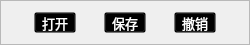
        <widget class="QFrame" name="operation">
         <property name="minimumSize">
          <size>
           <width>250</width>
           <height>45</height>
          </size>
         </property>
         <property name="maximumSize">
          <size>
           <width>250</width>
           <height>45</height>
          </size>
         </property>
         <property name="frameShape">
          <enum>QFrame::StyledPanel</enum>
         </property>
         <property name="frameShadow">
          <enum>QFrame::Raised</enum>
         </property>
         <layout class="QHBoxLayout" name="horizontalLayout_3">
          <item>
           <widget class="QToolButton" name="btn_open">
            <property name="palette">
             <palette>
              <active>
               <colorrole role="WindowText">
                <brush brushstyle="SolidPattern">
                 <color alpha="255">
                  <red>255</red>
                  <green>255</green>
                  <blue>255</blue>
                 </color>
                </brush>
               </colorrole>
               <colorrole role="Button">
                <brush brushstyle="SolidPattern">
                 <color alpha="0">
                  <red>0</red>
                  <green>0</green>
                  <blue>0</blue>
                 </color>
                </brush>
               </colorrole>
               <colorrole role="Text">
                <brush brushstyle="SolidPattern">
                 <color alpha="255">
                  <red>255</red>
                  <green>255</green>
                  <blue>255</blue>
                 </color>
                </brush>
               </colorrole>
               <colorrole role="ButtonText">
                <brush brushstyle="SolidPattern">
                 <color alpha="255">
                  <red>255</red>
                  <green>255</green>
                  <blue>255</blue>
                 </color>
                </brush>
               </colorrole>
               <colorrole role="Base">
                <brush brushstyle="SolidPattern">
                 <color alpha="0">
                  <red>0</red>
                  <green>0</green>
                  <blue>0</blue>
                 </color>
                </brush>
               </colorrole>
               <colorrole role="Window">
                <brush brushstyle="SolidPattern">
                 <color alpha="0">
                  <red>0</red>
                  <green>0</green>
                  <blue>0</blue>
                 </color>
                </brush>
               </colorrole>
               <colorrole role="PlaceholderText">
                <brush brushstyle="NoBrush">
                 <color alpha="128">
                  <red>255</red>
                  <green>255</green>
                  <blue>255</blue>
                 </color>
                </brush>
               </colorrole>
              </active>
              <inactive>
               <colorrole role="WindowText">
                <brush brushstyle="SolidPattern">
                 <color alpha="255">
                  <red>255</red>
                  <green>255</green>
                  <blue>255</blue>
                 </color>
                </brush>
               </colorrole>
               <colorrole role="Button">
                <brush brushstyle="SolidPattern">
                 <color alpha="0">
                  <red>0</red>
                  <green>0</green>
                  <blue>0</blue>
                 </color>
                </brush>
               </colorrole>
               <colorrole role="Text">
                <brush brushstyle="SolidPattern">
                 <color alpha="255">
                  <red>255</red>
                  <green>255</green>
                  <blue>255</blue>
                 </color>
                </brush>
               </colorrole>
               <colorrole role="ButtonText">
                <brush brushstyle="SolidPattern">
                 <color alpha="255">
                  <red>255</red>
                  <green>255</green>
                  <blue>255</blue>
                 </color>
                </brush>
               </colorrole>
               <colorrole role="Base">
                <brush brushstyle="SolidPattern">
                 <color alpha="0">
                  <red>0</red>
                  <green>0</green>
                  <blue>0</blue>
                 </color>
                </brush>
               </colorrole>
               <colorrole role="Window">
                <brush brushstyle="SolidPattern">
                 <color alpha="0">
                  <red>0</red>
                  <green>0</green>
                  <blue>0</blue>
                 </color>
                </brush>
               </colorrole>
               <colorrole role="PlaceholderText">
                <brush brushstyle="NoBrush">
                 <color alpha="128">
                  <red>255</red>
                  <green>255</green>
                  <blue>255</blue>
                 </color>
                </brush>
               </colorrole>
              </inactive>
              <disabled>
               <colorrole role="WindowText">
                <brush brushstyle="SolidPattern">
                 <color alpha="255">
                  <red>255</red>
                  <green>255</green>
                  <blue>255</blue>
                 </color>
                </brush>
               </colorrole>
               <colorrole role="Button">
                <brush brushstyle="SolidPattern">
                 <color alpha="0">
                  <red>0</red>
                  <green>0</green>
                  <blue>0</blue>
                 </color>
                </brush>
               </colorrole>
               <colorrole role="Text">
                <brush brushstyle="SolidPattern">
                 <color alpha="255">
                  <red>255</red>
                  <green>255</green>
                  <blue>255</blue>
                 </color>
                </brush>
               </colorrole>
               <colorrole role="ButtonText">
                <brush brushstyle="SolidPattern">
                 <color alpha="255">
                  <red>255</red>
                  <green>255</green>
                  <blue>255</blue>
                 </color>
                </brush>
               </colorrole>
               <colorrole role="Base">
                <brush brushstyle="SolidPattern">
                 <color alpha="0">
                  <red>0</red>
                  <green>0</green>
                  <blue>0</blue>
                 </color>
                </brush>
               </colorrole>
               <colorrole role="Window">
                <brush brushstyle="SolidPattern">
                 <color alpha="0">
                  <red>0</red>
                  <green>0</green>
                  <blue>0</blue>
                 </color>
                </brush>
               </colorrole>
               <colorrole role="PlaceholderText">
                <brush brushstyle="NoBrush">
                 <color alpha="128">
                  <red>255</red>
                  <green>255</green>
                  <blue>255</blue>
                 </color>
                </brush>
               </colorrole>
              </disabled>
             </palette>
            </property>
            <property name="font">
             <font>
              <pointsize>10</pointsize>
             </font>
            </property>
            <property name="styleSheet">
             <string notr="true">background: rgba(0, 0, 0, 0);
color: rgb(255, 255, 255)</string>
            </property>
            <property name="text">
             <string>打开</string>
            </property>
           </widget>
          </item>
          <item>
           <widget class="QToolButton" name="btn_save">
            <property name="palette">
             <palette>
              <active>
               <colorrole role="WindowText">
                <brush brushstyle="SolidPattern">
                 <color alpha="255">
                  <red>255</red>
                  <green>255</green>
                  <blue>255</blue>
                 </color>
                </brush>
               </colorrole>
               <colorrole role="Button">
                <brush brushstyle="SolidPattern">
                 <color alpha="0">
                  <red>0</red>
                  <green>0</green>
                  <blue>0</blue>
                 </color>
                </brush>
               </colorrole>
               <colorrole role="Text">
                <brush brushstyle="SolidPattern">
                 <color alpha="255">
                  <red>255</red>
                  <green>255</green>
                  <blue>255</blue>
                 </color>
                </brush>
               </colorrole>
               <colorrole role="ButtonText">
                <brush brushstyle="SolidPattern">
                 <color alpha="255">
                  <red>255</red>
                  <green>255</green>
                  <blue>255</blue>
                 </color>
                </brush>
               </colorrole>
               <colorrole role="Base">
                <brush brushstyle="SolidPattern">
                 <color alpha="0">
                  <red>0</red>
                  <green>0</green>
                  <blue>0</blue>
                 </color>
                </brush>
               </colorrole>
               <colorrole role="Window">
                <brush brushstyle="SolidPattern">
                 <color alpha="0">
                  <red>0</red>
                  <green>0</green>
                  <blue>0</blue>
                 </color>
                </brush>
               </colorrole>
               <colorrole role="PlaceholderText">
                <brush brushstyle="NoBrush">
                 <color alpha="128">
                  <red>255</red>
                  <green>255</green>
                  <blue>255</blue>
                 </color>
                </brush>
               </colorrole>
              </active>
              <inactive>
               <colorrole role="WindowText">
                <brush brushstyle="SolidPattern">
                 <color alpha="255">
                  <red>255</red>
                  <green>255</green>
                  <blue>255</blue>
                 </color>
                </brush>
               </colorrole>
               <colorrole role="Button">
                <brush brushstyle="SolidPattern">
                 <color alpha="0">
                  <red>0</red>
                  <green>0</green>
                  <blue>0</blue>
                 </color>
                </brush>
               </colorrole>
               <colorrole role="Text">
                <brush brushstyle="SolidPattern">
                 <color alpha="255">
                  <red>255</red>
                  <green>255</green>
                  <blue>255</blue>
                 </color>
                </brush>
               </colorrole>
               <colorrole role="ButtonText">
                <brush brushstyle="SolidPattern">
                 <color alpha="255">
                  <red>255</red>
                  <green>255</green>
                  <blue>255</blue>
                 </color>
                </brush>
               </colorrole>
               <colorrole role="Base">
                <brush brushstyle="SolidPattern">
                 <color alpha="0">
                  <red>0</red>
                  <green>0</green>
                  <blue>0</blue>
                 </color>
                </brush>
               </colorrole>
               <colorrole role="Window">
                <brush brushstyle="SolidPattern">
                 <color alpha="0">
                  <red>0</red>
                  <green>0</green>
                  <blue>0</blue>
                 </color>
                </brush>
               </colorrole>
               <colorrole role="PlaceholderText">
                <brush brushstyle="NoBrush">
                 <color alpha="128">
                  <red>255</red>
                  <green>255</green>
                  <blue>255</blue>
                 </color>
                </brush>
               </colorrole>
              </inactive>
              <disabled>
               <colorrole role="WindowText">
                <brush brushstyle="SolidPattern">
                 <color alpha="255">
                  <red>255</red>
                  <green>255</green>
                  <blue>255</blue>
                 </color>
                </brush>
               </colorrole>
               <colorrole role="Button">
                <brush brushstyle="SolidPattern">
                 <color alpha="0">
                  <red>0</red>
                  <green>0</green>
                  <blue>0</blue>
                 </color>
                </brush>
               </colorrole>
               <colorrole role="Text">
                <brush brushstyle="SolidPattern">
                 <color alpha="255">
                  <red>255</red>
                  <green>255</green>
                  <blue>255</blue>
                 </color>
                </brush>
               </colorrole>
               <colorrole role="ButtonText">
                <brush brushstyle="SolidPattern">
                 <color alpha="255">
                  <red>255</red>
                  <green>255</green>
                  <blue>255</blue>
                 </color>
                </brush>
               </colorrole>
               <colorrole role="Base">
                <brush brushstyle="SolidPattern">
                 <color alpha="0">
                  <red>0</red>
                  <green>0</green>
                  <blue>0</blue>
                 </color>
                </brush>
               </colorrole>
               <colorrole role="Window">
                <brush brushstyle="SolidPattern">
                 <color alpha="0">
                  <red>0</red>
                  <green>0</green>
                  <blue>0</blue>
                 </color>
                </brush>
               </colorrole>
               <colorrole role="PlaceholderText">
                <brush brushstyle="NoBrush">
                 <color alpha="128">
                  <red>255</red>
                  <green>255</green>
                  <blue>255</blue>
                 </color>
                </brush>
               </colorrole>
              </disabled>
             </palette>
            </property>
            <property name="font">
             <font>
              <pointsize>10</pointsize>
             </font>
            </property>
            <property name="styleSheet">
             <string notr="true">background: rgba(0, 0, 0, 0);
color: rgb(255, 255, 255)</string>
            </property>
            <property name="text">
             <string>保存</string>
            </property>
           </widget>
          </item>
          <item>
           <widget class="QToolButton" name="btn_undo">
            <property name="palette">
             <palette>
              <active>
               <colorrole role="WindowText">
                <brush brushstyle="SolidPattern">
                 <color alpha="255">
                  <red>255</red>
                  <green>255</green>
                  <blue>255</blue>
                 </color>
                </brush>
               </colorrole>
               <colorrole role="Button">
                <brush brushstyle="SolidPattern">
                 <color alpha="0">
                  <red>0</red>
                  <green>0</green>
                  <blue>0</blue>
                 </color>
                </brush>
               </colorrole>
               <colorrole role="Text">
                <brush brushstyle="SolidPattern">
                 <color alpha="255">
                  <red>255</red>
                  <green>255</green>
                  <blue>255</blue>
                 </color>
                </brush>
               </colorrole>
               <colorrole role="ButtonText">
                <brush brushstyle="SolidPattern">
                 <color alpha="255">
                  <red>255</red>
                  <green>255</green>
                  <blue>255</blue>
                 </color>
                </brush>
               </colorrole>
               <colorrole role="Base">
                <brush brushstyle="SolidPattern">
                 <color alpha="0">
                  <red>0</red>
                  <green>0</green>
                  <blue>0</blue>
                 </color>
                </brush>
               </colorrole>
               <colorrole role="Window">
                <brush brushstyle="SolidPattern">
                 <color alpha="0">
                  <red>0</red>
                  <green>0</green>
                  <blue>0</blue>
                 </color>
                </brush>
               </colorrole>
               <colorrole role="PlaceholderText">
                <brush brushstyle="NoBrush">
                 <color alpha="128">
                  <red>255</red>
                  <green>255</green>
                  <blue>255</blue>
                 </color>
                </brush>
               </colorrole>
              </active>
              <inactive>
               <colorrole role="WindowText">
                <brush brushstyle="SolidPattern">
                 <color alpha="255">
                  <red>255</red>
                  <green>255</green>
                  <blue>255</blue>
                 </color>
                </brush>
               </colorrole>
               <colorrole role="Button">
                <brush brushstyle="SolidPattern">
                 <color alpha="0">
                  <red>0</red>
                  <green>0</green>
                  <blue>0</blue>
                 </color>
                </brush>
               </colorrole>
               <colorrole role="Text">
                <brush brushstyle="SolidPattern">
                 <color alpha="255">
                  <red>255</red>
                  <green>255</green>
                  <blue>255</blue>
                 </color>
                </brush>
               </colorrole>
               <colorrole role="ButtonText">
                <brush brushstyle="SolidPattern">
                 <color alpha="255">
                  <red>255</red>
                  <green>255</green>
                  <blue>255</blue>
                 </color>
                </brush>
               </colorrole>
               <colorrole role="Base">
                <brush brushstyle="SolidPattern">
                 <color alpha="0">
                  <red>0</red>
                  <green>0</green>
                  <blue>0</blue>
                 </color>
                </brush>
               </colorrole>
               <colorrole role="Window">
                <brush brushstyle="SolidPattern">
                 <color alpha="0">
                  <red>0</red>
                  <green>0</green>
                  <blue>0</blue>
                 </color>
                </brush>
               </colorrole>
               <colorrole role="PlaceholderText">
                <brush brushstyle="NoBrush">
                 <color alpha="128">
                  <red>255</red>
                  <green>255</green>
                  <blue>255</blue>
                 </color>
                </brush>
               </colorrole>
              </inactive>
              <disabled>
               <colorrole role="WindowText">
                <brush brushstyle="SolidPattern">
                 <color alpha="255">
                  <red>255</red>
                  <green>255</green>
                  <blue>255</blue>
                 </color>
                </brush>
               </colorrole>
               <colorrole role="Button">
                <brush brushstyle="SolidPattern">
                 <color alpha="0">
                  <red>0</red>
                  <green>0</green>
                  <blue>0</blue>
                 </color>
                </brush>
               </colorrole>
               <colorrole role="Text">
                <brush brushstyle="SolidPattern">
                 <color alpha="255">
                  <red>255</red>
                  <green>255</green>
                  <blue>255</blue>
                 </color>
                </brush>
               </colorrole>
               <colorrole role="ButtonText">
                <brush brushstyle="SolidPattern">
                 <color alpha="255">
                  <red>255</red>
                  <green>255</green>
                  <blue>255</blue>
                 </color>
                </brush>
               </colorrole>
               <colorrole role="Base">
                <brush brushstyle="SolidPattern">
                 <color alpha="0">
                  <red>0</red>
                  <green>0</green>
                  <blue>0</blue>
                 </color>
                </brush>
               </colorrole>
               <colorrole role="Window">
                <brush brushstyle="SolidPattern">
                 <color alpha="0">
                  <red>0</red>
                  <green>0</green>
                  <blue>0</blue>
                 </color>
                </brush>
               </colorrole>
               <colorrole role="PlaceholderText">
                <brush brushstyle="NoBrush">
                 <color alpha="128">
                  <red>255</red>
                  <green>255</green>
                  <blue>255</blue>
                 </color>
                </brush>
               </colorrole>
              </disabled>
             </palette>
            </property>
            <property name="font">
             <font>
              <pointsize>10</pointsize>
             </font>
            </property>
            <property name="styleSheet">
             <string notr="true">background: rgba(0, 0, 0, 0);
color: rgb(255, 255, 255)</string>
            </property>
            <property name="text">
             <string>撤销</string>
            </property>
           </widget>
          </item>
         </layout>
        </widget>
